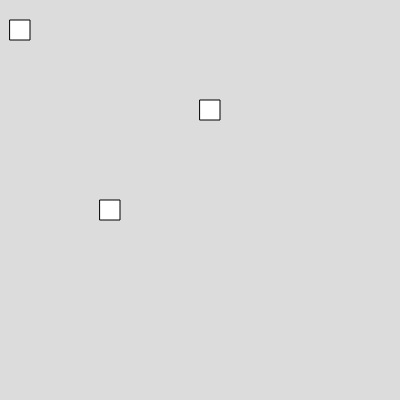
Frame 1 (no input)
Frame 60 (no input): blank canvas, image omitted
Frame 120 (the mouse pressed at the canvas centre since frame 60): blank canvas, image omitted

The p5.js sketch that drew this single still picture (run headless with seeded random() and noise() and a simulated clock; from frame 60 on, the mouse is pressed at the canvas centre):

// p5.js sketch
// ── sketch.js

var box;

function setup() 
{
  createCanvas(400, 400);
  box = new Box(100,200,20,20,2,4);
  box2 = new Box(200,100,20,20,4,3);
  box3 = new Box(10,20,20,20,10,5);
}

function draw() 
{
  background(220);
  box.show();
  box.move();
  box.moveUp();
  box2.show();
  box2.move();
  box2.moveUp();
  box3.show();
  box3.move();
  box3.moveUp();

}

// ── box.js
class Box
  {
    constructor(x,y,w,h,vx,vy)
    {
    this.x = x
    this.y = y
    this.w = w
    this.h = h
    this.vx = vx
    this.vy = vy
    }
    
    show()
    {
      rect(this.x,this.y,this.w,this.h)
    }
    
      move()
    {
      this.x = this.x+this.vx;
    }
  moveUp(){
    this.y = this.y-this.vy
  }

  }

  
